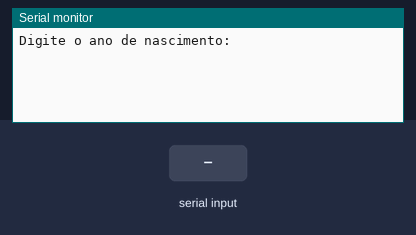
This sketch was run on a simulated Arduino Uno, built with avr-gcc and run on an emulated ATmega328P. Parts: the last lines printed to the serial monitor. The test bench sets the inputs (shaded band).

Above: at 1.2 s.
1.3 s: "90,45\n" received over Serial
At 3.6 s:
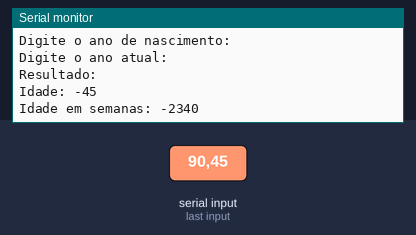
At 9.6 s:
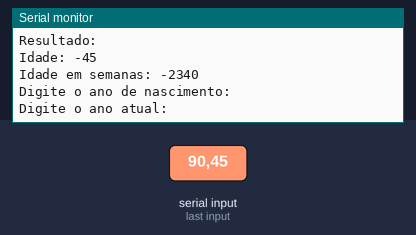

The sketch:

lopal_ex021.ino
```cpp
// Faça um programa que receba o ano de nascimento
// de uma pessoa e o ano atual. Calcule e imprima:
// a. A idade dessa pessoa
// b. Essa idade convertida em semanas

// Variáveis
int anoNascimento = 0;
int anoAtual = 0;
int idade = 0;
int idadeSemanas = 0;

void setup()
{
  Serial.begin(9600);
}

void loop()
{
  // Entrada
  Serial.println("Digite o ano de nascimento:");
  while (!Serial.available()) {}
  anoNascimento = Serial.parseInt();
  delay(500);

  Serial.println("Digite o ano atual:");
  while (!Serial.available()) {}
  anoAtual = Serial.parseInt();
  delay(500);

  // Processamento
  idade = anoAtual - anoNascimento;
  idadeSemanas = idade * 52;

  // Saída
  Serial.println("Resultado:");
  Serial.print("Idade: ");
  Serial.println(idade);
  Serial.print("Idade em semanas: ");
  Serial.println(idadeSemanas);

  delay(5000);
}
```

Measured:
- after the input at 1.3 s, the serial monitor: prints a new line after 0.50 s (image 1)
